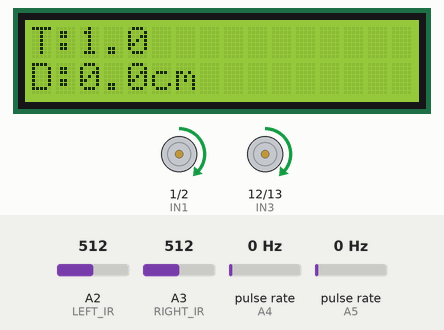
Simulated run of this sketch. Board: Arduino Uno, built with avr-gcc and run on an emulated ATmega328P. Shown: 16×2 character LCD, motor-driver pin pairs drawn as motors (green arrow = first pin HIGH = forward, orange = second pin HIGH = backward, longer = more drive, scaled by the enable pin). Wiring (inferred from the names in the program): 2 × pulse sensor: data A4 / data A5. Inputs (shaded band) come from the test bench; at power-on: A2 (LEFT_IR) = 512, A3 (RIGHT_IR) = 512, pulse rate (sensors on A4, A5) 0 Hz.

Above: at 2.2 s.
2.3 s: A2 (LEFT_IR) set to 316
3.8 s: A2 (LEFT_IR) set to 289
At 4.14 s:
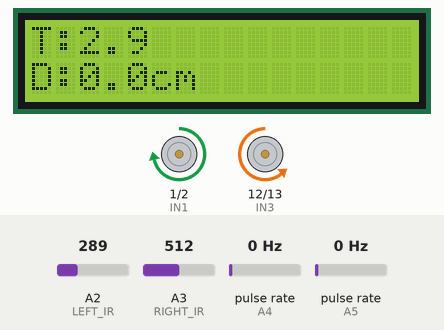
6.1 s: A3 (RIGHT_IR) set to 313
7.8 s: A3 (RIGHT_IR) set to 286
At 8.3 s:
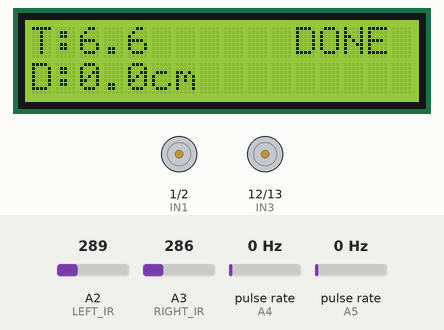
Timing chart, 0 to 10.5 s (numbered marks = the images above; inputs shaded):
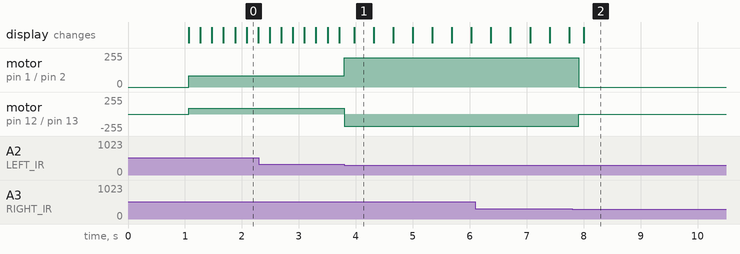

Measured:
- the behaviour switches between 300 and 299 on A2 (LEFT_IR) (found by bisection; images 0 and 1)
- the behaviour switches between 300 and 299 on A3 (RIGHT_IR) (found by bisection; images 1 and 2)
- after the input at 3.8 s, motor on pin 1 (IN1) / pin 2 (IN2): forward 85/255 → forward 220/255 at once; motor on pin 12 (IN3) / pin 13 (IN4): forward 85/255 → backward 180/255 at once
- after the input at 7.8 s, motor on pin 1 (IN1) / pin 2 (IN2): forward 220/255 → stopped after 0.11 s; motor on pin 12 (IN3) / pin 13 (IN4): backward 180/255 → stopped after 0.11 s; the display: changes after 0.20 s (image 2)

The sketch:

line_following.ino
```cpp
#include <LiquidCrystal.h>
#include <Wire.h>
#include <PinChangeInterrupt.h>

LiquidCrystal lcd(8, 9, 4, 5, 6, 7);

bool hasStoppedFor20cm = false;

unsigned long startTime = 0;
unsigned long currentTime = 0;
unsigned long lastLCDUpdate = 0;
bool isStopped = false;

const int LEFT_IR = A2;
const int RIGHT_IR = A3;

const uint8_t encoderRightPin = A5;
const uint8_t encoderLeftPin = A4;

volatile long rightCount = 0;
volatile long leftCount = 0;

const float pulsesPerRev = 40.0;
const float wheelDiameter = 6.0;
const float wheelCircumference = 3.1416 * wheelDiameter;

const int ENA = 3;
const int IN1 = 1;
const int IN2 = 2;

const int ENB = 11;
const int IN3 = 12;
const int IN4 = 13;

int baseSpeed = 85;
int turnSpeed = 180;

void onRightPulse() {
  rightCount++;
}

void onLeftPulse() {
  leftCount++;
}

void setup() {
  lcd.begin(16, 2);
  lcd.print("Ready...");

  pinMode(LEFT_IR, INPUT);
  pinMode(RIGHT_IR, INPUT);
  pinMode(encoderLeftPin, INPUT_PULLUP);
  pinMode(encoderRightPin, INPUT_PULLUP);

  attachPCINT(digitalPinToPCINT(encoderLeftPin), onLeftPulse, CHANGE);
  attachPCINT(digitalPinToPCINT(encoderRightPin), onRightPulse, CHANGE);

  pinMode(ENA, OUTPUT); pinMode(IN1, OUTPUT); pinMode(IN2, OUTPUT);
  pinMode(ENB, OUTPUT); pinMode(IN3, OUTPUT); pinMode(IN4, OUTPUT);

  delay(1000);
  lcd.clear();
  startTime = millis();
}

void moveForward(int speedLeft, int speedRight) {
  digitalWrite(IN1, HIGH); digitalWrite(IN2, LOW);
  analogWrite(ENA, speedLeft);

  digitalWrite(IN3, HIGH); digitalWrite(IN4, LOW);
  analogWrite(ENB, speedRight);
}

void turnRight() {
  digitalWrite(IN1, LOW); digitalWrite(IN2, HIGH);
  analogWrite(ENA, 195);

  digitalWrite(IN3, HIGH); digitalWrite(IN4, LOW);
  analogWrite(ENB, 235);
  delay (190);
}

void turnLeft() {
  digitalWrite(IN1, HIGH); digitalWrite(IN2, LOW);
  analogWrite(ENA, 220);

  digitalWrite(IN3, LOW); digitalWrite(IN4, HIGH);
  analogWrite(ENB, 180);

  delay(170);
}

void stopCar() {
  analogWrite(ENA, 0);
  analogWrite(ENB, 0);
  digitalWrite(IN1, LOW); digitalWrite(IN2, LOW);
  digitalWrite(IN3, LOW); digitalWrite(IN4, LOW);

  isStopped = true;
}

void loop() {
  if (isStopped) {
    stopCar();

    if (millis() % 1000 == 0) {
        lcd.setCursor(11, 0);
        lcd.print("DONE");
    }
    return;
  }

  float rightDistance = ((float)rightCount / pulsesPerRev) * wheelCircumference;
  float leftDistance  = ((float)leftCount  / pulsesPerRev) * wheelCircumference;
  float avgDistance   = (rightDistance + leftDistance) / 2.0;

  currentTime = millis() - startTime;

  if (millis() - lastLCDUpdate > 200) {
    lcd.setCursor(0, 0);
    lcd.print("T:");
    lcd.print(currentTime / 1000);
    lcd.print(".");
    lcd.print((currentTime % 1000) / 100);

    lcd.setCursor(0, 1);
    lcd.print("D:");
    lcd.print(avgDistance, 1);
    lcd.print("cm");

    lastLCDUpdate = millis();
  }

  int leftValue = analogRead(LEFT_IR);
  int rightValue = analogRead(RIGHT_IR);
  int Threshold = 300;

  bool leftOnBlack = (leftValue < Threshold);
  bool rightOnBlack = (rightValue < Threshold);

  if (leftOnBlack && rightOnBlack) {
    stopCar();
  }

  else if (!leftOnBlack && !rightOnBlack) {
    moveForward(baseSpeed, baseSpeed);
  }

  else if (leftOnBlack && !rightOnBlack) {
    turnLeft();
  }

  else if (!leftOnBlack && rightOnBlack) {
    turnRight();
  }
}
```
